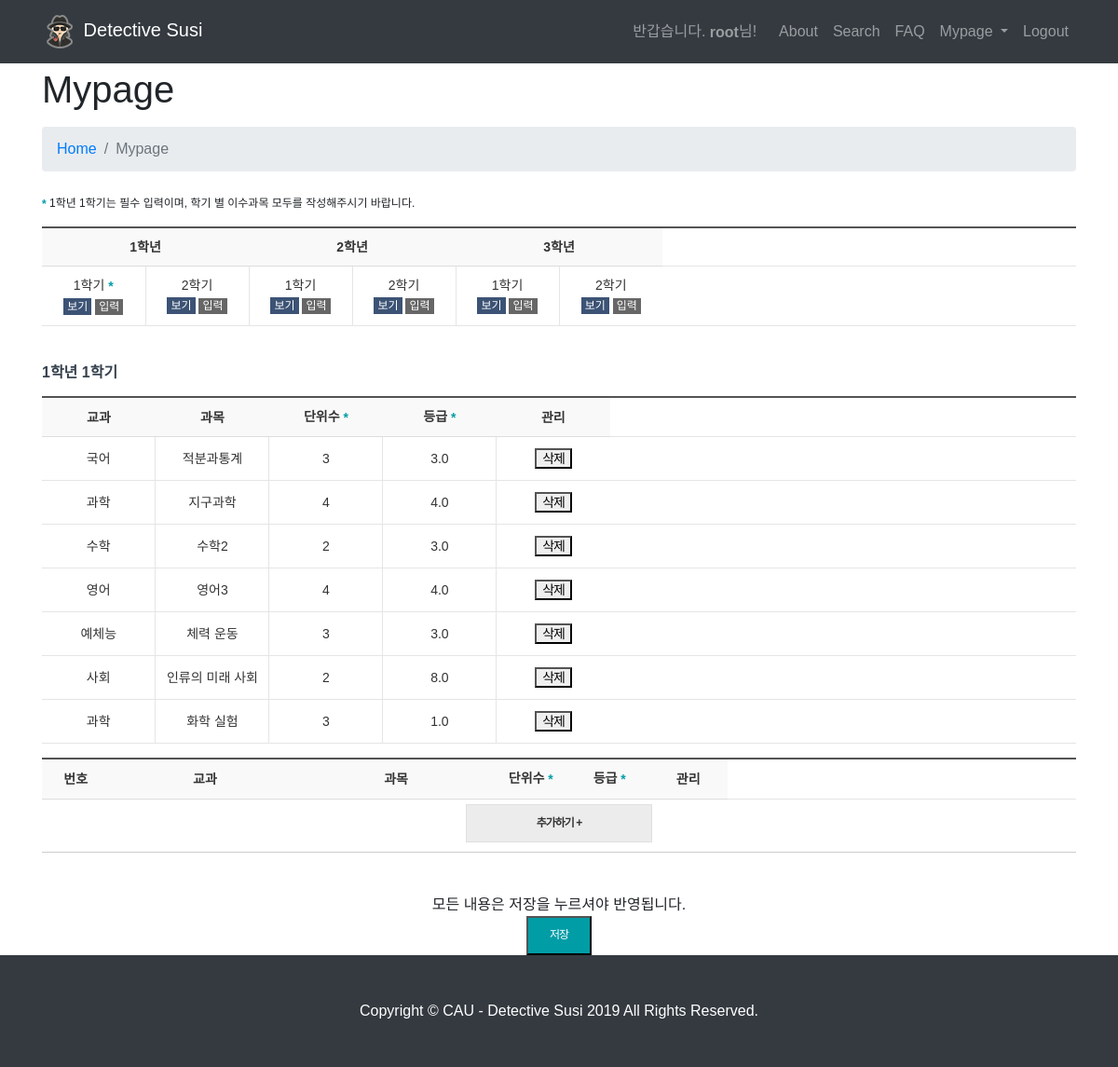
The page /mypage/?igrade=11 (signed in) on the database its author committed.
### main/models.py (models this page shows)
class input_data(models.Model):
	user = models.ForeignKey(User,on_delete=models.CASCADE)	# user
	grade = models.IntegerField(null=True,blank=True)		# 학년,학기 11,12,21,22,31,32
	subject1 = models.CharField(null=True,blank=True,max_length=50)	# 교과
	subject2 = models.CharField(null=True,blank=True,max_length=50) # 과목
	complete_unit = models.IntegerField(null=True,blank=True)		# 이수단위
	rate = models.FloatField(null=True,blank=True)		# 취득한 등급

### main/views.py (the view)
# urls.py: path('mypage/', views.mypage, name='mypage'),
def mypage(request):
    user=request.user
    igrade = request.GET['igrade']
    input_rs = input_data.objects.filter(user=user).filter(grade=igrade)
    context = {
        'igrade':igrade,
        'input_rs':input_rs,
    }
    return render(request,'main/mypage.html',context)

### main/templates/main/mypage.html (shortened to what this page needs)
{% extends "main/layout.html" %}
{% load static %}
{% block content %}
<link rel="stylesheet" href="{% static 'css/isu.css' %}">
  <div class="container">
    <h1>　</h1>
    <h1 class="mt-4 mb-3">Mypage</h1>
    <ol class="breadcrumb">
      <li class="breadcrumb-item">
        <a href="{% url 'main:home' %}">Home</a>
      </li>
      <li class="breadcrumb-item active">Mypage</li>
    </ol>
  {% if user.is_authenticated %}
<p class="search_box_text  mgt25"><span class="f_pit"> *</span> 1학년 1학기는 필수 입력이며, 학기 별 이수과목 모두를 작성해주시기 바랍니다.</p>
<div>
    <table class="list_tbl02">
        <colgroup>
            <col style="width:10%">
            <col style="width:10%">
            <col style="width:10%">
            <col style="width:10%">
            <col style="width:10%">
            <col style="width:10%">
            <col style="width:20%">
            <col style="width:20%">
        </colgroup>
        <thead>
            <tr>
                <th colspan="2" scope="col"><center>1학년</center></th>
                <th colspan="2" scope="col"><center>2학년</center></th>
                <th colspan="2" scope="col"><center>3학년</center></th>
            </tr>
        </thead>
        <tbody>
            <tr>
                <td>
                    <p class="p_text">1학기<span class="f_pit"> *</span></p>
                    <p><a href="javascript:showgrade('11')" class="btn_compare_off" title="보기">보기</a>
                    <a href="javascript:gotograde('11')" class="btn_ing" title="입력">입력</a></p>
                </td>
                <td>
                    <p class="p_text">2학기 </p>
                    <p><a href="javascript:showgrade('12')" class="btn_compare_off" title="보기">보기</a>
                    <a href="javascript:gotograde('12')" class="btn_ing" title="입력">입력</a></p>
                </td><td>
                    <p class="p_text">1학기</p>
                    <p><a href="javascript:showgrade('21')" class="btn_compare_off" title="보기">보기</a>
                    <a href="javascript:gotograde('21')" class="btn_ing" title="입력">입력</a></p>
                </td>
                <td>
                    <p class="p_text">2학기</p>
                    <p><a href="javascript:showgrade('22')" class="btn_compare_off" title="보기">보기</a>
                    <a href="javascript:gotograde('22')" class="btn_ing" title="입력">입력</a></p>
                </td>
                <td>
                    <p class="p_text">1학기</p>
                    <p><a href="javascript:showgrade('31')" class="btn_compare_off" title="보기">보기</a>
                    <a href="javascript:gotograde('31')" class="btn_ing" title="입력">입력</a></p>
                </td>
                <td>
                    <p class="p_text">2학기</p>
                    <p><a href="javascript:showgrade('32')" class="btn_compare_off" title="보기">보기</a>
                    <a href="javascript:gotograde('32')" class="btn_ing" title="보기">입력</a></p>
                </td>
            </tr>
        </tbody>
    </table>
</div>
<div id="scoreDetailView" class="table_box4 mgt25">
{% if igrade|add:0 == 11 %}
<h4>
    1학년 1학기
</h4>
{% endif %}
{% if input_rs %}
<table class="list_tbl02">
    <colgroup>
        <col style="width:10%">
        <col style="width:10%">
        <col style="width:10%">
        <col style="width:10%">
        <col style="width:10%">
        <col style="width:10%">
        <col style="width:7%">
        <col style="width:7%">
        <col style="width:7%">
        <col style="width:10%">
        <col style="width:*%">
    </colgroup>
    <thead>
        <tr>
            <th scope="col"><center>교과</center></th>
            <th scope="col"><center>과목</center></th>
            <th scope="col"><center>단위수<span class="f_pit"> *</span></center></th>
            <th scope="col"><center>등급<span class="f_pit"> *</span></center></th>
            <th scope="col"><center>관리</center></th>
        </tr>
    </thead>
{% for s in input_rs %}
    <tr id="saved_row-{{s.id}}">
      <td id="{{s.id}}"><input type="hidden" id="{{s.id}}" name="{{s.id}}" value="C0001">{{s.subject1}}</td>
      <td id="{{s.id}}"><input type="hidden" id="{{s.id}}" name="{{s.id}}" value="S0586">{{s.subject2}}</td>
      <td id="{{s.id}}"><input type="hidden" id="{{s.id}}" name="{{s.id}}" value="2">{{s.complete_unit}}</td>
      <td id="{{s.id}}"><input type="hidden" id="{{s.id}}" name="{{s.id}}" value="3">{{s.rate}}</td>
      <td><button type="button" class="btnc_click05_{{s.id}}" onclick="btn_delete2_onclick({{s.id}});">삭제</button></td>
    </tr>
{% endfor %}
</table><center>
{% endif %}
<form name="stdptSesScr" id="stdptSesScr" method="post" action="igradeWork/?igrade={{igrade}}">
<table class="list_tbl02">
    <colgroup>
        <col style="width:6%">
        <col style="width:17%">
        <col style="width:17%">
        <col style="width:7%">
        <col style="width:7%">
        <col style="width:7%">
        <col style="width:7%">
        <col style="width:7%">
        <col style="width:7%">
        <col style="width:10%">
        <col style="width:*%">
    </colgroup>
    <thead>
        <tr>
            <th scope="col"><center>번호</center></th>
            <th scope="col"><center>교과</center></th>
            <th scope="col"><center>과목</center></th>
            <th scope="col"><center>단위수<span class="f_pit"> *</span></center></th>
            <th scope="col"><center>등급<span class="f_pit"> *</span></center></th>
            <th scope="col"><center>관리</center></th>
        </tr>
    </thead>
</table><center>
<button type="button" style='width:200px' class="btnc_click06" onclick="btn_adit_onclick()">추가하기 +</button></center>
<span class="line_hr"></span>
<div class="mgt35">
    <ul class="con_list pd0">
    <center>모든 내용은 저장을 누르셔야 반영됩니다.</center>
    </ul></div>
    <div class="align_c">
      <button type="button" class="btnc_click02 w70" onclick="btn_save_onclick();">저장</button>
    </div>
</center>
</div>
</div>
  {% else %}
  <script type="text/javascript">
    alert('로그인이 필요합니다! \n로그인 화면으로 이동합니다.')
    window.location.href = '/login';
  </script>
{% endif %}
{% endblock %}

### main/templates/main/layout.html (shortened to what this page needs)
{% load static %}
<html lang="kor">
<head>
    <link href="{% static 'vendor/bootstrap/css/bootstrap.min.css' %}" rel="stylesheet">
    <link href="{% static 'css/modern-business.css' %}" rel="stylesheet">
</head>
<body>
  <nav class="navbar fixed-top navbar-expand-lg navbar-dark bg-dark fixed-top">
    <div class="container">
      <a class="navbar-brand" href="{% url 'main:home' %}"><img src="{% static 'images/logo.png' %}" alt="logo"> Detective Susi</a>
      <div class="collapse navbar-collapse" id="navbarResponsive">
        <ul class="navbar-nav ml-auto">
          {% if user.is_authenticated %}
             <span class="navbar-text">
                반갑습니다. <b>{{user.username}}</b>님!
             </span>
          <li class="nav-item">
            <a class="nav-link" href="/about">About</a>
          </li>
          <li class="nav-item">
            <a class="nav-link" href="/search">Search</a>
          </li>
          <li class="nav-item">
            <a class="nav-link" href="/faq">FAQ</a>
          </li>
          <li class="nav-item dropdown">
            <a class="nav-link dropdown-toggle" href="#" id="navbarDropdownMypage" data-toggle="dropdown" aria-haspopup="true" aria-expanded="false">
              Mypage
            </a>
          </li>
          <li><a class="nav-link" href="{% url 'main:logout' %}">Logout</a></li>
        {% endif %}
        </ul>
      </div>
    </div>
  </nav>
    {% block content %}
    {% endblock %}
  <footer class="py-5 bg-dark">
    <div class="container">
      <p class="m-0 text-center text-white"> Copyright © CAU - Detective Susi 2019 All Rights Reserved.</p>
    </div>
  </footer>
</body>
</html>

### static/css/modern-business.css (style rules this page uses)
body { padding-top: 56px; }

### main/templates/main/mypage.html (style rules this page uses)
html, body, div, span, object, iframe, h1, h2, h3, h4, h5, h6, p, blockquote, pre, abbr, address, cite, code, del, dfn, em, img, ins, kbd, q, samp, small, strong, sub, sup, var, b, i, label, dl, dt, dd, ol, ul, li, fieldset, form, label, legend, table, caption, tbody, tfoot, thead, tr, th, td, article, aside, canvas, details, figcaption, figure, footer, header, hgroup, menu, nav, section, summary, time, mark, audio, video { margin:0; padding:0; border:0; outline:0; vertical-align:middle; align-content: middle; background:transparent; font-family:"맑은 고딕", Malgun Gothic, NanumGothic, dotum, sans-serif; }

### rows shown on the page
input_data: subject1 "국어", subject2 "적분과통계", complete_unit "3", rate "3.0"
input_data: subject1 "과학", subject2 "지구과학", complete_unit "4", rate "4.0"
input_data: subject1 "수학", subject2 "수학2", complete_unit "2", rate "3.0"
input_data: subject1 "영어", subject2 "영어3", complete_unit "4", rate "4.0"
input_data: subject1 "예체능", subject2 "체력 운동", complete_unit "3", rate "3.0"
input_data: subject1 "사회", subject2 "인류의 미래 사회", complete_unit "2", rate "8.0"
input_data: subject1 "과학", subject2 "화학 실험", complete_unit "3", rate "1.0"

### other values the page prints
{{ user.username }} "root"
